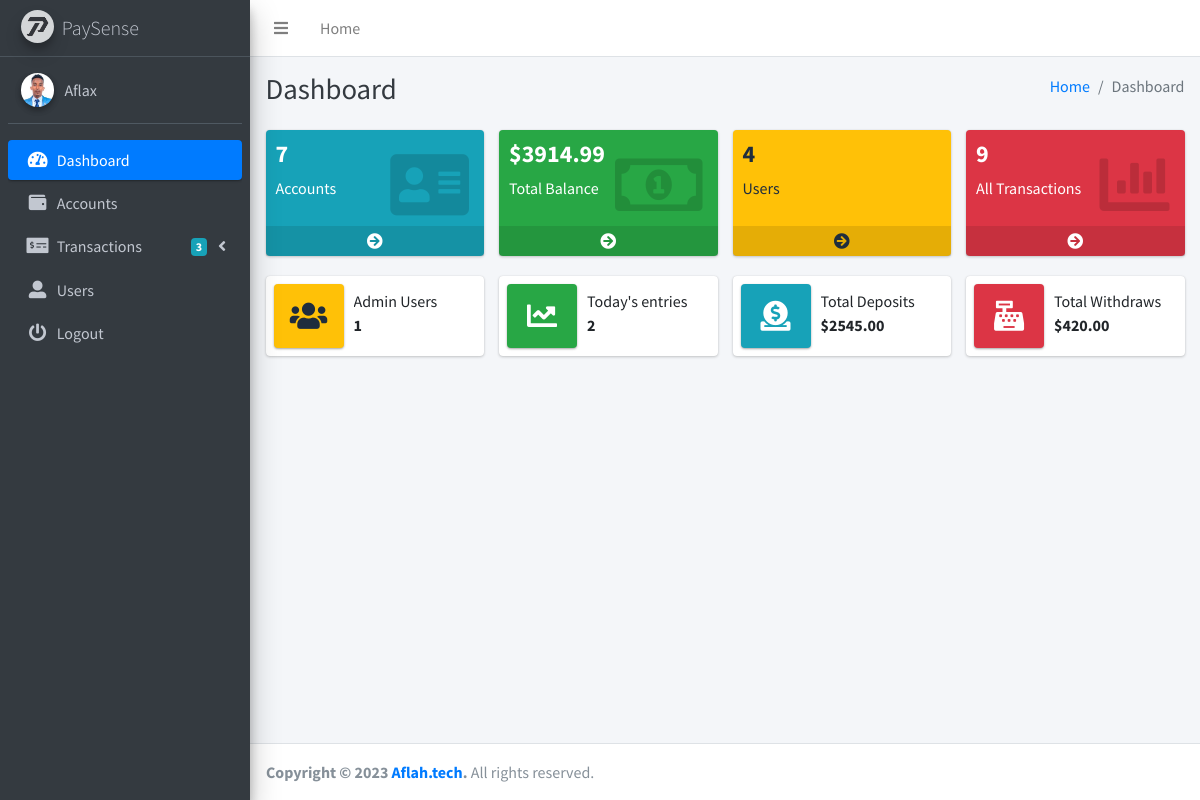
Screenshot of / (signed in) with the database file from the repository.
### app/models.py (models this page shows, shortened)
class User(db.Model,UserMixin):
    id = db.Column(db.Integer, primary_key=True)
    username = db.Column(db.String(20), unique=True, nullable=False)
    email = db.Column(db.String(120), unique=True, nullable=False)
    password = db.Column(db.String(60), nullable=False)
    usertype = db.Column(db.String(10), nullable=False)
    profile_pic = db.Column(db.String(20), nullable=False, default='default.jpg')
    reg_date = db.Column(db.DateTime, nullable=False, default=datetime.utcnow)
    accounts = db.relationship('Account', backref='owner', lazy=True)

### app/routes.py (the view)
@app.route("/", strict_slashes=False)
@login_required
def home():
    user_account_numbers = [account.account_number for account in current_user.accounts]
    account_count = Account.query.count() if current_user.usertype == 'Admin' else Account.query.filter_by(owner=current_user).count()
    users = User.query.count()
    balance = db.session.query(func.sum(Account.balance)).scalar() if current_user.usertype == 'Admin' else db.session.query(func.sum(Account.balance)).filter_by(owner=current_user).scalar()
    if current_user.usertype == 'Admin':
        deposits = db.session.query(func.sum(Transaction.amount)).filter(Transaction.transaction_type == 'Deposit').scalar()
    else:
        deposits = db.session.query(func.sum(Transaction.amount)) \
            .filter(Transaction.account_number.in_(user_account_numbers),
                Transaction.transaction_type == 'Deposit') \
            .scalar()
    if current_user.usertype == 'Admin':
        withdraws = db.session.query(func.sum(Transaction.amount)).filter(Transaction.transaction_type == 'Withdraw').scalar()
    else:
        withdraws = db.session.query(func.sum(Transaction.amount)) \
            .filter(Transaction.account_number.in_(user_account_numbers),
                Transaction.transaction_type == 'Withdraw') \
            .scalar()
    transaction = Transaction.query.count() if current_user.usertype == 'Admin' else Transaction.query.filter(Transaction.account_number.in_(user_account_numbers)).count()
    current_year = datetime.datetime.now().year
    today = datetime.datetime.now().date().strftime("%Y-%m-%d")
    if current_user.usertype == 'Admin':
        trans_count = Transaction.query.filter(Transaction.date.like(f"{today}%")).count()
    else:
        trans_count = Transaction.query.filter(
        Transaction.account_number.in_(user_account_numbers),
        Transaction.date.like(f"{today}%")
        ).count()
    admins = User.query.filter(User.usertype == "Admin").count()
    return render_template('dashboard.html', title='Home',totalAccounts=account_count,totalBalance=balance,totalUser=users,admins=admins,\
        totalTransaction=transaction,totalDeposit=deposits,totalwithdraw=withdraws,trans_count=trans_count,current_year=current_year)

### app/models.py (called while the page is built)
@login_manager.user_loader
def load_user(user_id):
    return User.query.get(int(user_id))

### app/templates/dashboard.html (shortened to what this page needs)
<!DOCTYPE html>
<html>
<head>
  <link rel="stylesheet" href="{{ url_for('static', filename='plugins/fontawesome-free/css/all.min.css') }}">
  <link rel="stylesheet" href="https://code.ionicframework.com/ionicons/2.0.1/css/ionicons.min.css">
  <link rel="stylesheet" href="{{ url_for('static', filename='plugins/icheck-bootstrap/icheck-bootstrap.min.css') }}">
  <link rel="stylesheet" href="{{ url_for('static', filename='dist/css/adminlte.min.css') }}">
  <link rel="stylesheet" href="{{ url_for('static', filename='plugins/overlayScrollbars/css/OverlayScrollbars.min.css') }}">
</head>
<body class="hold-transition sidebar-mini layout-fixed">
<div class="wrapper">
  <nav class="main-header navbar navbar-expand navbar-white navbar-light">
    <ul class="navbar-nav">
      <li class="nav-item">
        <a class="nav-link" data-widget="pushmenu" href="#" role="button"><i class="fas fa-bars"></i></a>
      </li>
      <li class="nav-item d-none d-sm-inline-block">
        <a href="{{ url_for('home') }}" class="nav-link">Home</a>
      </li>
    </ul>
  </nav>
  <aside class="main-sidebar sidebar-dark-primary elevation-4">
     {% include 'sidebar.html' %}
  </aside>
  <div class="content-wrapper">
    <div class="content-header">
      <div class="container-fluid">
        <div class="row mb-2">
          <div class="col-sm-6">
            <h1 class="m-0 text-dark">Dashboard</h1>
          </div>
          <div class="col-sm-6">
            <ol class="breadcrumb float-sm-right">
              <li class="breadcrumb-item"><a href="{{ url_for('home') }}">Home</a></li>
              <li class="breadcrumb-item active">Dashboard</li>
            </ol>
          </div>
        </div>
      </div>
    </div>
  <section class="content">
  <div class="container-fluid">
  <div class="row">
    <div class="col-lg-3 col-6">
      <div class="small-box bg-info">
        <div class="inner">
          <h4> <strong>{{ totalAccounts }}</strong></h4>
          <p>Accounts</p>
        </div>
        <div class="icon">
          <i class="fas fa-address-card"></i>
        </div>
        <a href="#" class="small-box-footer"><i class="fas fa-arrow-circle-right"></i></a>
      </div>
    </div>
    <div class="col-lg-3 col-6">
      <div class="small-box bg-success">
        <div class="inner">
          <h4> <strong>
            {% if totalBalance %}
              ${{ totalBalance }}
            {% else %}
              $0
            {% endif %}
          </strong></h4>
          <p>Total Balance</p>
        </div>
        <div class="icon">
          <i class="far fa-money-bill-alt"></i>
        </div>
        <a href="#" class="small-box-footer"><i class="fas fa-arrow-circle-right"></i></a>
      </div>
    </div>
    <div class="col-lg-3 col-6">
      <div class="small-box bg-warning">
        <div class="inner">
          <h4><strong>
            {% if current_user.usertype == 'Admin' %}
              {{ totalUser }}
            {% else %}
              Unknown
            {% endif %}
          </strong></h4>
          <p>Users</p>
        </div>
        <a href="#" class="small-box-footer"><i class="fas fa-arrow-circle-right"></i></a>
      </div>
    </div>
    <div class="col-lg-3 col-6">
      <div class="small-box bg-danger">
        <div class="inner">
          <h4><strong>{{ totalTransaction }}</strong></h4>
          <p>All Transactions</p>
        </div>
        <div class="icon">
          <i class="fas fa-chart-bar"></i>
        </div>
        <a href="#" class="small-box-footer"><i class="fas fa-arrow-circle-right"></i></a>
      </div>
    </div>
  </div>
  <div class="row">
    <div class="col-12 col-sm-6 col-md-3">
      <div class="info-box mb-3">
        <span class="info-box-icon bg-warning elevation-1"><i class="fas fa-users"></i></span>
        <div class="info-box-content">
          <span class="info-box-text">Admin Users</span>
          <span class="info-box-number">
            {% if current_user.usertype == 'Admin' %}
              {{admins}}
            {% else %}
              Unknown
            {% endif %}
          </span>
        </div>
      </div>
    </div>
    <div class="col-12 col-sm-6 col-md-3">
      <div class="info-box mb-3">
        <span class="info-box-icon bg-success elevation-1"><i class="fas fa-chart-line"></i></span>
        <div class="info-box-content">
          <span class="info-box-text">Today's entries</span>
          <span class="info-box-number">{{trans_count}}</span>
        </div>
      </div>
    </div>
    <div class="col-12 col-sm-6 col-md-3">
      <div class="info-box">
        <span class="info-box-icon bg-info elevation-1"><i class="fas fa-donate"></i></span>
        <div class="info-box-content">
          <span class="info-box-text">Total Deposits</span>
          <span class="info-box-number">
            {% if totalDeposit %}
              ${{ totalDeposit }}
            {% else %}
              $0
            {% endif %}
          </span>
        </div>
      </div>
    </div>
    <div class="col-12 col-sm-6 col-md-3">
      <div class="info-box mb-3">
        <span class="info-box-icon bg-danger elevation-1"><i class="fas fa-cash-register"></i></span>
        <div class="info-box-content">
          <span class="info-box-text">Total Withdraws</span>
          <span class="info-box-number">
            {% if totalwithdraw %}
              ${{ totalwithdraw }}
            {% else %}
              $0
            {% endif %}
          </span>
        </div>
      </div>
    </div>
  </div>
  </div>
  </section>
  </div>
  {% include 'footer.html' %}
</div>
</body>
</html>

### app/templates/sidebar.html (shortened to what this page needs)
<div class="sidebar">
<a href="{{ url_for('home') }}" class="brand-link ml-n2">
  <img src="{{ url_for('static', filename='img/Paysense.png') }}" alt="paysense" class="brand-image img-circle elevation-3" style="opacity: .8">
  <span class="brand-text font-weight-light">PaySense</span>
</a>
  <div class="user-panel mt-3 pb-3 mb-3 d-flex">
    <div class="image">
      <img src="{{ url_for('static', filename='img/' + current_user.profile_pic) }}" class="img-circle elevation-2" alt="User Image">
    </div>
    <div class="info">
      <a href="{{ url_for('profile') }}" class="d-block">{{ current_user.username }}</a>
    </div>
  </div>
  <nav class="mt-2">
    <ul class="nav nav-pills nav-sidebar flex-column" data-widget="treeview" role="menu" data-accordion="false">
      <li class="nav-item">
        <a href="{{ url_for('home') }}" class="nav-link {% if request.path == url_for('home') %}active{% endif %}">
          <i class="nav-icon fas fa-tachometer-alt"></i>
          <p>
            Dashboard
          </p>
        </a>
      </li>
      <li class="nav-item">
        <a href="{{ url_for('accounts') }}" class="nav-link {% if request.path == url_for('accounts') %}active{% endif %}">
          <i class="nav-icon fas fa-wallet"></i>
          <p>
            Accounts
          </p>
        </a>
      </li>
      <li class="nav-item has-treeview">
        <a href="#" class="nav-link">
          <i class="nav-icon fas fa-money-check-alt"></i>
          <p>
            Transactions
            <i class="fas fa-angle-left right"></i>
            <span class="badge badge-info right">3</span>
          </p>
        </a>
      </li>
      {% if current_user.usertype == "Admin"%}
      <li class="nav-item">
        <a href="{{ url_for('users') }}" class="nav-link {% if request.path == url_for('users') %}active{% endif %}">
          <i class="nav-icon fas fa-user-alt"></i>
          <p>
            Users
          </p>
        </a>
      </li>
      {% endif %}
      <li class="nav-item">
        <a href="{{ url_for('logout') }}" class="nav-link">
          <i class="nav-icon fas fa-power-off "></i>
          <p>
            Logout
          </p>
        </a>
      </li>
    </ul>
  </nav>
</div>

### rows the page displays
User: profile_pic (picture), username "Aflax"

### other values shown
{{ totalAccounts }} "7"
{{ totalBalance }} "3914.99"
{{ totalUser }} "4"
{{ totalTransaction }} "9"
{{ admins }} "1"
{{ trans_count }} "2"
{{ totalDeposit }} "2545.00"
{{ totalwithdraw }} "420.00"
